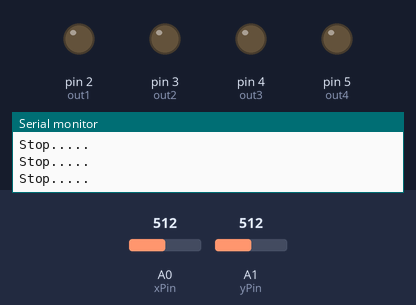
A sketch run on a simulated Arduino Uno, built with avr-gcc and run on an emulated ATmega328P. On the bench: output pins drawn as LEDs (lit = HIGH), the last lines printed to the serial monitor. The test bench sets the inputs (shaded band); at power-on: A0 (xPin) = 512, A1 (yPin) = 512.

Above: at 1.2 s.
1.3 s: A0 (xPin) set to 534
4.3 s: A0 (xPin) set to 561
At 4.9 s:
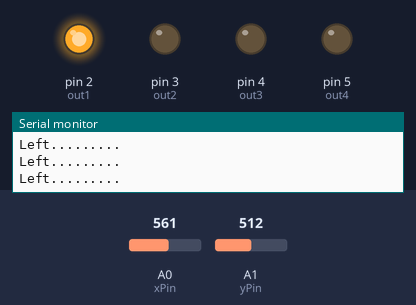
5.8 s: A1 (yPin) set to 535
8.8 s: A1 (yPin) set to 564
At 9.9 s:
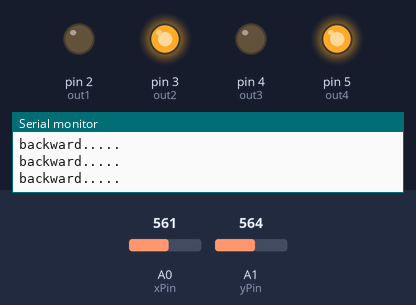
10.3 s: A1 (yPin) set to 306
At 11.0 s:
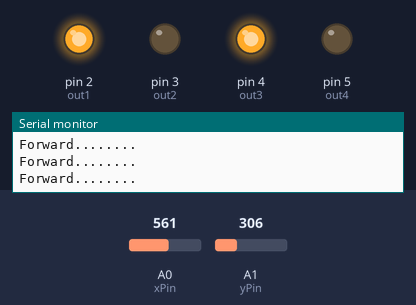
Timing chart, 0 to 12.8 s (numbered marks = the images above; inputs shaded):
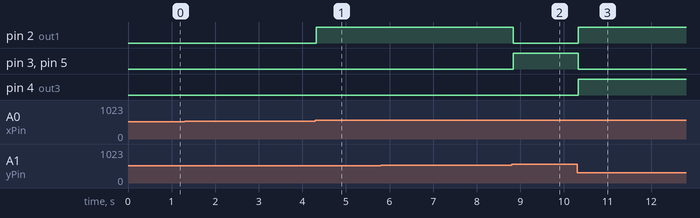

The sketch:

tx.ino
```cpp
int xPin=A0;
int yPin=A1;
int zPin=A2;


int out1=2;     //AD8 for HT12E IC
int out2=3;     //AD9 for HT12E IC
int out3=4;    //AD10 for HT12E IC
int out4=5;    //AD11 for HT12E IC


int Initialxval,Initialyval;
int xAxis,yAxis;
int xval,yval;


void setup(){
  pinMode(xPin,INPUT);
  pinMode(yPin,INPUT);
  pinMode(yPin,INPUT);


  pinMode(out1,OUTPUT);
  pinMode(out2,OUTPUT);
  pinMode(out3,OUTPUT);
  pinMode(out4,OUTPUT);
  Serial.begin(9600);
  Serial.println("Starting...... ");
  Initialxval=analogRead(xPin);
  Initialyval=analogRead(yPin);
}


void loop(){

    xval=analogRead(xPin);
    yval=analogRead(yPin);

    xAxis=Initialxval - xval;
    yAxis=Initialyval - yval;

    if (yAxis>=30 ) //forward
    {
     forward();
   }
   else if (yAxis<=-39 ) //backward
   {
     backward();
   }
  else if (xAxis<=-37 ) //left
   {
     left();
   }
   else if (xAxis>=58)//right
   {
     right();
   }
   else{
     stopCar();
   }
}


  void forward(){
    Serial.println("Forward........ ");
     digitalWrite(out1,HIGH);
     digitalWrite(out2,LOW);
     digitalWrite(out3,HIGH);
     digitalWrite(out4,LOW);
  }


  void backward(){
    Serial.println("backward..... ");
   digitalWrite(out1,LOW);
   digitalWrite(out2,HIGH);
   digitalWrite(out3,LOW);
   digitalWrite(out4,HIGH);
  }


  void left(){
    Serial.println("Left......... ");
      digitalWrite(out1,HIGH);
      digitalWrite(out2,LOW);
      digitalWrite(out3,LOW);
      digitalWrite(out4,LOW);
  }


  void right(){
    Serial.println("right......... ");
      digitalWrite(out1,LOW);
      digitalWrite(out2,LOW);
      digitalWrite(out3,HIGH);
      digitalWrite(out4,LOW);
  }


  void stopCar(){
      Serial.println("Stop..... ");
        digitalWrite(out1,LOW);
        digitalWrite(out2,LOW);
        digitalWrite(out3,LOW);
        digitalWrite(out4,LOW);
    }
```

Measured:
- the behaviour switches between 548 and 549 on A0 (xPin) (found by bisection; images 0 and 1)
- the behaviour switches between 550 and 551 on A1 (yPin) (found by bisection; images 1 and 2)
- after the input at 4.3 s, pin 2 (out1): LOW → HIGH at once
- after the input at 8.8 s, pin 2 (out1): HIGH → LOW at once; pin 3 (out2), pin 5 (out4): LOW → HIGH at once
- after the input at 10.3 s, pin 2 (out1), pin 4 (out3): LOW → HIGH at once; pin 3 (out2), pin 5 (out4): HIGH → LOW at once
